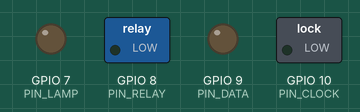
Simulated run of this sketch. Board: ESP32-S3. Shown: switched loads named in the sketch (green lamp = pin HIGH), output pins drawn as LEDs (lit = HIGH). WiFi joins after 1.5 s; servers stay silent unless stated; the local clock reads 2024-03-15 10:24:30 at power-on unless the sketch sets it.

Above: at 1.66 s.
At 30.9 s:
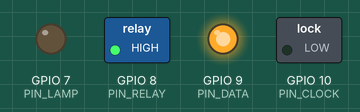
At 40.6 s:
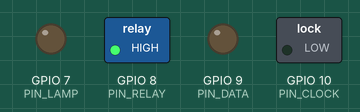
Timing chart, 0 to 41.5 s (numbered marks = the images above):
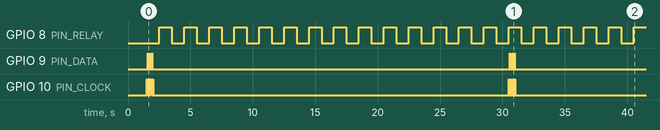

The sketch:

NIXIE_clock.ino
```cpp
#include <WiFi.h>
#include "time.h"
#include "esp_sntp.h"


// Your WiFi settings for clock to synchronize with global server
const char *ssid = "YOUR_SSID";
const char *password = "YOUR_PASSCODE";

const char *ntpServer1 = "pool.ntp.org";
const char *ntpServer2 = "time.nist.gov";
const long gmtOffset_sec = 3600;
const int daylightOffset_sec = 3600;

const char *time_zone = "CET-1CEST,M3.5.0,M10.5.0/3";

// Pin configuration
const int PIN_LAMP = 7;
const int PIN_RELAY = 8;
const int PIN_DATA = 9;
const int PIN_CLOCK = 10;

// Delay time influences time change animation speed (minimum 8)
const int DELAY_TIME = 15;

// State variables
bool RELAY = false;
int number = -1;
int previousTime = -1;
int previousSec = -1;
unsigned long now = 0;

// Binary decoding (if numbers are not displayed or are switched in your case, you have different nixie tubes pinout, change these tables according to your datasheet)
bool key[10][4] = {
  { 0, 0, 0, 0 }, { 0, 0, 0, 1 }, { 0, 0, 1, 0 }, { 0, 0, 1, 1 }, { 0, 1, 0, 0 }, { 0, 1, 0, 1 }, { 0, 1, 1, 0 }, { 0, 1, 1, 1 }, { 1, 0, 0, 0 }, { 1, 0, 0, 1 }
};

// Display a number on a specific lamp
void display(int number) {
  if (number < 0 || number >= 10) return;  // Validate input

  for (int i = 0; i < 4; i++) {
    step(key[number][i]);
  }
}


void step(bool dataState) {
  digitalWrite(PIN_DATA, dataState);
  delay(DELAY_TIME);
  digitalWrite(PIN_CLOCK, HIGH);
  delay(DELAY_TIME);
  digitalWrite(PIN_CLOCK, LOW);
}


//Print time on a clock
void printLocalTime() {
  static unsigned long lastUpdateMillis = 0;  // Last time the function ran
  const unsigned long interval = 1000;        // 1 second interval

  // Ensure this function runs at most once per second
  if (millis() - lastUpdateMillis < interval) {
    return;
  }
  lastUpdateMillis = millis();

  struct tm timeinfo;
  if (!getLocalTime(&timeinfo)) {
    return;
  }

  // Update the display if the minute changes
  if (previousTime != timeinfo.tm_min) {
    for (int j = 0; j < 4; j++) {
      switch (j) {
        case 0:
          number = timeinfo.tm_hour / 10;
          break;
        case 1:
          number = timeinfo.tm_hour % 10;
          break;
        case 2:
          number = timeinfo.tm_min / 10;
          break;
        case 3:
          number = timeinfo.tm_min % 10;
          break;
      }
      display(number);
    }
    step(0);
    previousTime = timeinfo.tm_min;
  }
}


void timeavailable(struct timeval *t) {
  printLocalTime();
}

void setup() {

  pinMode(PIN_LAMP, OUTPUT);
  pinMode(PIN_RELAY, OUTPUT);
  pinMode(PIN_DATA, OUTPUT);
  pinMode(PIN_CLOCK, OUTPUT);

  digitalWrite(PIN_RELAY, RELAY);

  WiFi.begin(ssid, password);
  WiFi.setTxPower(WIFI_POWER_8_5dBm);

  esp_sntp_servermode_dhcp(1);  // (optional)

  while (WiFi.status() != WL_CONNECTED) {
    delay(500);
  }

  sntp_set_time_sync_notification_cb(timeavailable);

  configTime(gmtOffset_sec, daylightOffset_sec, ntpServer1, ntpServer2);
}

void loop() {
  if (millis() >= now + 1000) {
    now = millis();
    digitalWrite(PIN_RELAY, RELAY);
    RELAY = !RELAY;
    printLocalTime();
  }
}
```

Measured:
- by itself, GPIO 8 (PIN_RELAY): alternates HIGH for 1.0 s and LOW for 1.0 s
- by itself, GPIO 10 (PIN_CLOCK): goes 16 × (HIGH 0.02 s, LOW 0.02 s), HIGH 0.02 s, LOW 28.5 s, 16 × (HIGH 0.02 s, LOW 0.02 s), HIGH 0.02 s, then LOW
